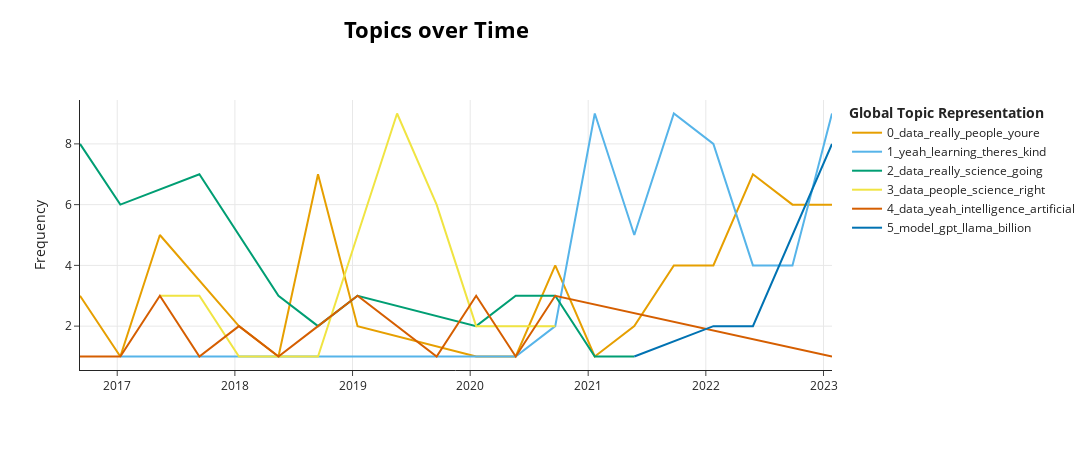

Write notebook code for a chart like this one.
### Code cell
topic_model.visualize_topics_over_time(topics_over_time)

### Figure 1 — Plotly figure (JSON) as saved in the notebook; plotly's stock layout.template omitted (floating-point values rounded to 4 significant figures)
{"data": [{"hoverinfo": "text", "hovertext": ["<b>Topic 0</b><br>Words: data, really, like, tableau, people", "<b>Topic 0</b><br>Words: data, hiv, tableau, really, going", "<b>Topic 0</b><br>Words: data, tableau, ve, lot, right", "<b>Topic 0</b><br>Words: really, data, people, tableau, going", "<b>Topic 0</b><br>Words: meetup, people, data, youre, mmhmm", "<b>Topic 0</b><br>Words: data, really, youre, time, visualization", "<b>Topic 0</b><br>Words: data, like, gdpr, company, right", "<b>Topic 0</b><br>Words: data, youre, book, maybe, say", "<b>Topic 0</b><br>Words: data, audience, thats, different, book", "<b>Topic 0</b><br>Words: data, really, youre, science, different", "<b>Topic 0</b><br>Words: data, really, crosstalk, book, kate", "<b>Topic 0</b><br>Words: data, really, lot, youre, people", "<b>Topic 0</b><br>Words: data, think, science, thats, going", "<b>Topic 0</b><br>Words: data, really, youre, lot, people", "<b>Topic 0</b><br>Words: data, really, youre, science, make", "<b>Topic 0</b><br>Words: like, data, people, really, youre", "<b>Topic 0</b><br>Words: know, yeah, data, going, make"], "marker": {"color": "#E69F00"}, "mode": "lines", "name": "0_data_really_people_youre", "type": "scatter", "x": ["2016-09-07T13:07:40.800000", "2017-01-10T15:36:00", "2017-05-13T07:12:00", "2018-01-13T14:24:00", "2018-05-16T06:00:00", "2018-09-15T21:36:00", "2019-01-16T13:12:00", "2020-01-19T12:00:00", "2020-05-21T03:36:00", "2020-09-20T19:12:00", "2021-01-21T10:48:00", "2021-05-24T02:24:00", "2021-09-23T18:00:00", "2022-01-24T09:36:00", "2022-05-27T01:12:00", "2022-09-26T16:48:00", "2023-01-27T08:24:00"], "y": [3, 1, 5, 2, 1, 7, 2, 1, 1, 4, 1, 2, 4, 4, 7, 6, 6]}, {"hoverinfo": "text", "hovertext": ["<b>Topic 1</b><br>Words: learning, boltzmann, models, neurons, machine", "<b>Topic 1</b><br>Words: think, things, machine, nudity, images", "<b>Topic 1</b><br>Words: learning, yeah, people, theres, dont", "<b>Topic 1</b><br>Words: analytics, hr, things, yeah, dont", "<b>Topic 1</b><br>Words: like, data, youre, people, tensorflow", "<b>Topic 1</b><br>Words: yeah, learning, people, things, theres", "<b>Topic 1</b><br>Words: data, really, theres, lot, youre", "<b>Topic 1</b><br>Words: like, data, really, learning, people", "<b>Topic 1</b><br>Words: yeah, learning, data, people, machine", "<b>Topic 1</b><br>Words: data, really, kind, engineering, theres", "<b>Topic 1</b><br>Words: like, data, really, thats, people", "<b>Topic 1</b><br>Words: data, yeah, theres, youre, people"], "marker": {"color": "#56B4E9"}, "mode": "lines", "name": "1_yeah_learning_theres_kind", "type": "scatter", "x": ["2017-01-10T15:36:00", "2017-05-13T07:12:00", "2020-01-19T12:00:00", "2020-05-21T03:36:00", "2020-09-20T19:12:00", "2021-01-21T10:48:00", "2021-05-24T02:24:00", "2021-09-23T18:00:00", "2022-01-24T09:36:00", "2022-05-27T01:12:00", "2022-09-26T16:48:00", "2023-01-27T08:24:00"], "y": [1, 1, 1, 1, 2, 9, 5, 9, 8, 4, 4, 9]}, {"hoverinfo": "text", "hovertext": ["<b>Topic 2</b><br>Words: data, science, really, going, time", "<b>Topic 2</b><br>Words: data, people, really, ve, going", "<b>Topic 2</b><br>Words: data, really, like, science, ve", "<b>Topic 2</b><br>Words: data, really, science, going, things", "<b>Topic 2</b><br>Words: data, science, right, lot, know", "<b>Topic 2</b><br>Words: like, data, really, people, learning", "<b>Topic 2</b><br>Words: data, science, really, people, youre", "<b>Topic 2</b><br>Words: data, people, science, going, really", "<b>Topic 2</b><br>Words: data, people, going, like, digital", "<b>Topic 2</b><br>Words: data, really, people, different, mean", "<b>Topic 2</b><br>Words: processoriented, atomic, approach, data, habits", "<b>Topic 2</b><br>Words: like, think, data, people, really"], "marker": {"color": "#009E73"}, "mode": "lines", "name": "2_data_really_science_going", "type": "scatter", "x": ["2016-09-07T13:07:40.800000", "2017-01-10T15:36:00", "2017-09-12T22:48:00", "2018-01-13T14:24:00", "2018-05-16T06:00:00", "2018-09-15T21:36:00", "2019-01-16T13:12:00", "2020-01-19T12:00:00", "2020-05-21T03:36:00", "2020-09-20T19:12:00", "2021-01-21T10:48:00", "2021-05-24T02:24:00"], "y": [8, 6, 7, 5, 3, 2, 3, 2, 3, 3, 1, 1]}, {"hoverinfo": "text", "hovertext": ["<b>Topic 3</b><br>Words: data, need, going, business, yeah", "<b>Topic 3</b><br>Words: data, people, really, lot, work", "<b>Topic 3</b><br>Words: datasciencego, year, really, youre, students", "<b>Topic 3</b><br>Words: data, really, like, youre, tim", "<b>Topic 3</b><br>Words: data, going, right, people, know", "<b>Topic 3</b><br>Words: data, really, youre, going, learning", "<b>Topic 3</b><br>Words: people, going, know, learning, cool", "<b>Topic 3</b><br>Words: people, going, youre, actually, got", "<b>Topic 3</b><br>Words: data, like, retreat, projects, going", "<b>Topic 3</b><br>Words: data, really, youre, business, need"], "marker": {"color": "#F0E442"}, "mode": "lines", "name": "3_data_people_science_right", "type": "scatter", "x": ["2017-05-13T07:12:00", "2017-09-12T22:48:00", "2018-01-13T14:24:00", "2018-05-16T06:00:00", "2018-09-15T21:36:00", "2019-01-16T13:12:00", "2019-05-19T04:48:00", "2019-09-18T20:24:00", "2020-01-19T12:00:00", "2020-09-20T19:12:00"], "y": [3, 3, 1, 1, 1, 5, 9, 6, 2, 2]}, {"hoverinfo": "text", "hovertext": ["<b>Topic 4</b><br>Words: data, damian, really, going, healthcare", "<b>Topic 4</b><br>Words: information, phone, protect, mind, triggering", "<b>Topic 4</b><br>Words: ai, like, really, data, things", "<b>Topic 4</b><br>Words: data, ai, blockchain, going, security", "<b>Topic 4</b><br>Words: blockchain, need, ai, yes, know", "<b>Topic 4</b><br>Words: rpa, like, ui, path, data", "<b>Topic 4</b><br>Words: ai, going, data, think, thats", "<b>Topic 4</b><br>Words: ai, going, things, youre, use", "<b>Topic 4</b><br>Words: science, word, datasciencego, family, attendeeproblem", "<b>Topic 4</b><br>Words: data, ai, different, bert, twitter", "<b>Topic 4</b><br>Words: memorize, really, going, palace, youre", "<b>Topic 4</b><br>Words: ai, like, data, going, things", "<b>Topic 4</b><br>Words: ai, thats, lionfish, things, use"], "marker": {"color": "#D55E00"}, "mode": "lines", "name": "4_data_yeah_intelligence_artificial", "type": "scatter", "x": ["2016-09-07T13:07:40.800000", "2017-01-10T15:36:00", "2017-05-13T07:12:00", "2017-09-12T22:48:00", "2018-01-13T14:24:00", "2018-05-16T06:00:00", "2018-09-15T21:36:00", "2019-01-16T13:12:00", "2019-09-18T20:24:00", "2020-01-19T12:00:00", "2020-05-21T03:36:00", "2020-09-20T19:12:00", "2023-01-27T08:24:00"], "y": [1, 1, 3, 1, 2, 1, 2, 3, 1, 3, 1, 3, 1]}, {"hoverinfo": "text", "hovertext": ["<b>Topic 5</b><br>Words: algorithm, gpt, bias, alternativein, forecasters", "<b>Topic 5</b><br>Words: palm, gpt, terrier, models, training", "<b>Topic 5</b><br>Words: codex, gpt, parameters, models, episode", "<b>Topic 5</b><br>Words: tokenization, whisper, models, audio, provide", "<b>Topic 5</b><br>Words: billion, chinchilla, alpaca, parameter, stablelm"], "marker": {"color": "#0072B2"}, "mode": "lines", "name": "5_model_gpt_llama_billion", "type": "scatter", "x": ["2021-05-24T02:24:00", "2022-01-24T09:36:00", "2022-05-27T01:12:00", "2022-09-26T16:48:00", "2023-01-27T08:24:00"], "y": [1, 2, 2, 5, 8]}], "layout": {"height": 450, "hoverlabel": {"bgcolor": "white", "font": {"family": "Rockwell", "size": 16}}, "legend": {"title": {"text": "<b>Global Topic Representation"}}, "title": {"font": {"color": "Black", "size": 22}, "text": "<b>Topics over Time</b>", "x": 0.4, "xanchor": "center", "y": 0.95, "yanchor": "top"}, "width": 1250, "xaxis": {"showgrid": true}, "yaxis": {"showgrid": true, "title": {"text": "Frequency"}}}}
